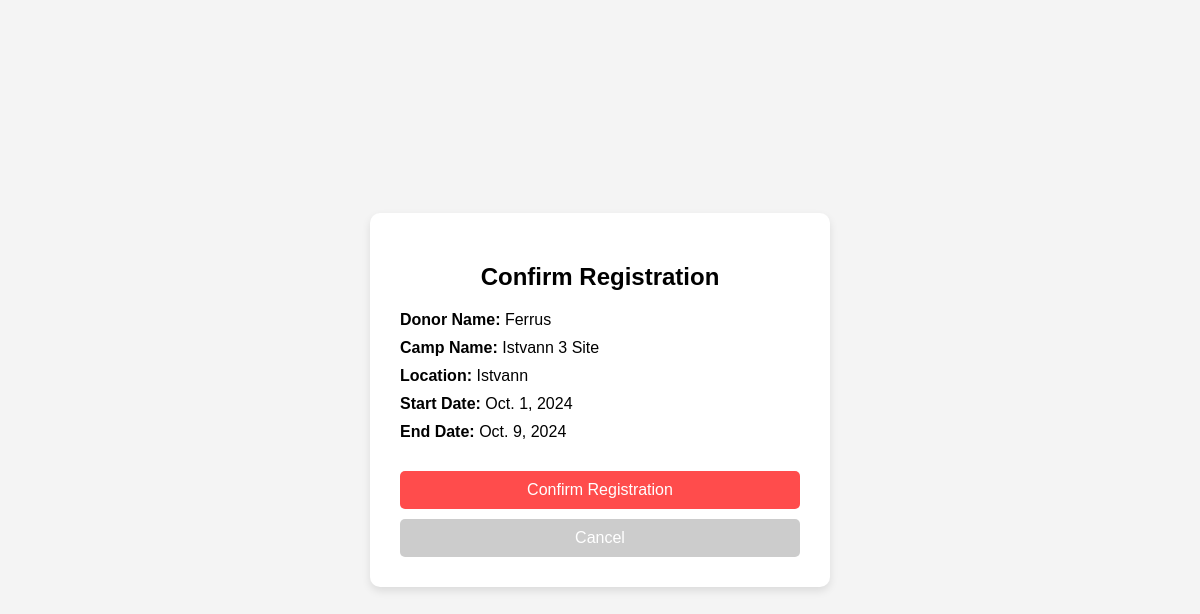
The page /registerCamp/1/ (signed in) on the database its author committed.
### mini/models.py (models this page shows, shortened)
class Donor(models.Model):
    name = models.CharField(max_length=50,blank=False)
    id = models.IntegerField(primary_key=True,blank=False)
    passwrd = models.CharField(blank=False,max_length=225,default=make_password('LUPERCAL'))
    dob = models.DateField(blank=False)
    weight = models.IntegerField()
    height = models.IntegerField()
    addr = models.CharField(max_length=225)
    blood_type = models.CharField(max_length=3,choices=blood,blank=False)

class Camp(models.Model):
    name = models.CharField(max_length=50,blank=False)
    id = models.IntegerField(primary_key=True,blank=False)
    addr = models.CharField(max_length=225,blank=False)
    loc = models.CharField(max_length=225,blank=False)
    owned = models.ForeignKey(to=Admin,on_delete=models.CASCADE)
    start = models.DateField(blank=False)
    end = models.DateField(blank=False)

### mini/views.py (the view)
# urls.py: path('registerCamp/<int:id>/',views.donor_reg,name='donor_reg'),
def donor_reg(req,id):
    curr_user = req.session.get('user',None)
    curr_camp = models.Camp.objects.filter(id=id)
    if curr_user is None or len(curr_camp)<1: return redirect(reverse('home',kwargs={'error':'Must be logined in'}))
    user = models.Donor.objects.filter(id=curr_user)[0]
    curr_camp=curr_camp[0]
    return reg_form(req,camp=curr_camp,donor=user)

### mini/views.py (called while the page is built)
def reg_form(req,**opt):
    return render(req,'home/donor_reg.html',context=opt)

### mini/templates/home/donor_reg.html (shortened to what this page needs)
<!DOCTYPE html>
<html lang="en">
<head>
</head>
<body>
    <div class="container">
        <h2>Confirm Registration</h2>
        <div class="details">
            <p><strong>Donor Name:</strong> {{ donor.name }}</p>
            <p><strong>Camp Name:</strong> {{ camp.name }}</p>
            <p><strong>Location:</strong> {{ camp.loc }}</p>
            <p><strong>Start Date:</strong> {{ camp.start }}</p>
            <p><strong>End Date:</strong> {{ camp.end }}</p>
        </div>
        <form method="POST" action="{% url 'confirm' donor.id camp.id %}">
            <button type="submit">Confirm Registration</button>
        </form>
        <form action="{% url 'donor_reg' camp.id%}" method="GET">
            <button type="submit" class="cancel-button">Cancel</button>
        </form>
    </div>
</body>
</html>

### mini/templates/home/donor_reg.html (style rules this page uses)
body { font-family: Arial, sans-serif; background-color: #f4f4f4; margin: 0; padding: 0; display: flex; justify-content: center; align-items: center; height: 100vh; }
.container { background-color: white; padding: 30px; border-radius: 10px; box-shadow: 0 4px 8px rgba(0, 0, 0, 0.1); width: 400px; }
h2 { text-align: center; margin-bottom: 20px; }
.details { margin-bottom: 20px; }
.details p { margin: 10px 0; font-size: 16px; }
button { width: 100%; padding: 10px; background-color: #ff4c4c; color: white; border: none; border-radius: 5px; cursor: pointer; font-size: 16px; margin-top: 10px; }
.cancel-button { background-color: #ccc; }

### rows shown on the page
Donor: name "Ferrus"
Camp: name "Istvann 3 Site", loc "Istvann", start "Oct. 1, 2024", end "Oct. 9, 2024"
